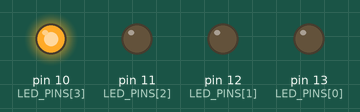
This sketch was run on a simulated Arduino Uno, built with avr-gcc and run on an emulated ATmega328P. On the bench: output pins drawn as LEDs (lit = HIGH).

Above: at 0.5 s.
At 2.5 s:
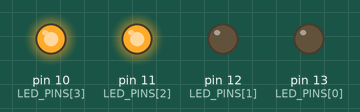
At 4.5 s:
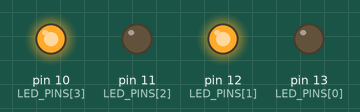
At 8.5 s:
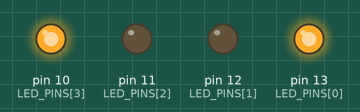
At 12.5 s:
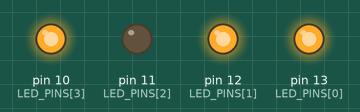
At 16.5 s:
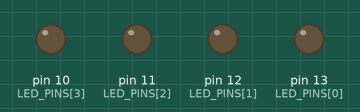
Timing chart, 0 to 20.7 s (numbered marks = the images above):
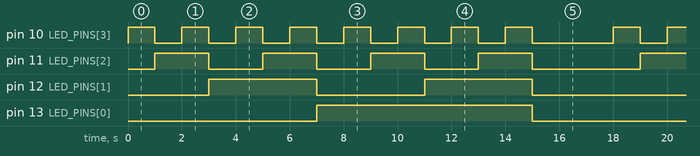

Measured:
- by itself, pin 10 (LED_PINS[3]): repeats every 18.0 s: 7 × (LOW 1.0 s, HIGH 1.0 s), LOW 3.0 s, HIGH 1.0 s
- by itself, pin 11 (LED_PINS[2]): repeats every 18.0 s: 3 × (LOW 2.0 s, HIGH 2.0 s), LOW 4.0 s, HIGH 2.0 s
- by itself, pin 12 (LED_PINS[1]): LOW → HIGH at 3.0 s, → LOW 4.0 s later, → HIGH 4.0 s later, → LOW 4.0 s later, … (9 changes in this stretch)
- by itself, pin 13 (LED_PINS[0]): alternates HIGH for 8.0 s and LOW for 10.0 s

The sketch:

assignment_6.ino
```cpp
const uint8_t LED_PINS_COUNT= 4;
const uint8_t LED_PINS[LED_PINS_COUNT] = {13, 12, 11, 10};
const uint32_t SECOND = 1000;

void display(uint8_t b1, uint8_t b2, uint8_t b3, uint8_t b4) {
    const uint8_t b[LED_PINS_COUNT] = {b1, b2, b3, b4};

    for (uint8_t i = 0; i < LED_PINS_COUNT; i++) {
        digitalWrite(LED_PINS[i], b[i] == 1);
    }
    delay(SECOND);
}

void setup() {
    for (const auto pin: LED_PINS) {
        pinMode(pin, OUTPUT);
    }
}

void loop() {
    /* 1 - 5 */
    display(0, 0, 0, 1);
    display(0, 0, 1, 0);
    display(0, 0, 1, 1);
    display(0, 1, 0, 0);
    display(0, 1, 0, 1);

    /* 6 - 10 */
    display(0, 1, 1, 0);
    display(0, 1, 1, 1);
    display(1, 0, 0, 0);
    display(1, 0, 0, 1);
    display(1, 0, 1, 0);

    /* 11 - 15 */
    display(1, 0, 1, 1);
    display(1, 1, 0, 0);
    display(1, 1, 0, 1);
    display(1, 1, 1, 0);
    display(1, 1, 1, 1);

    for (const auto pin: LED_PINS) {
        digitalWrite(pin, LOW);
    }
    delay(SECOND * 3);
}
```
